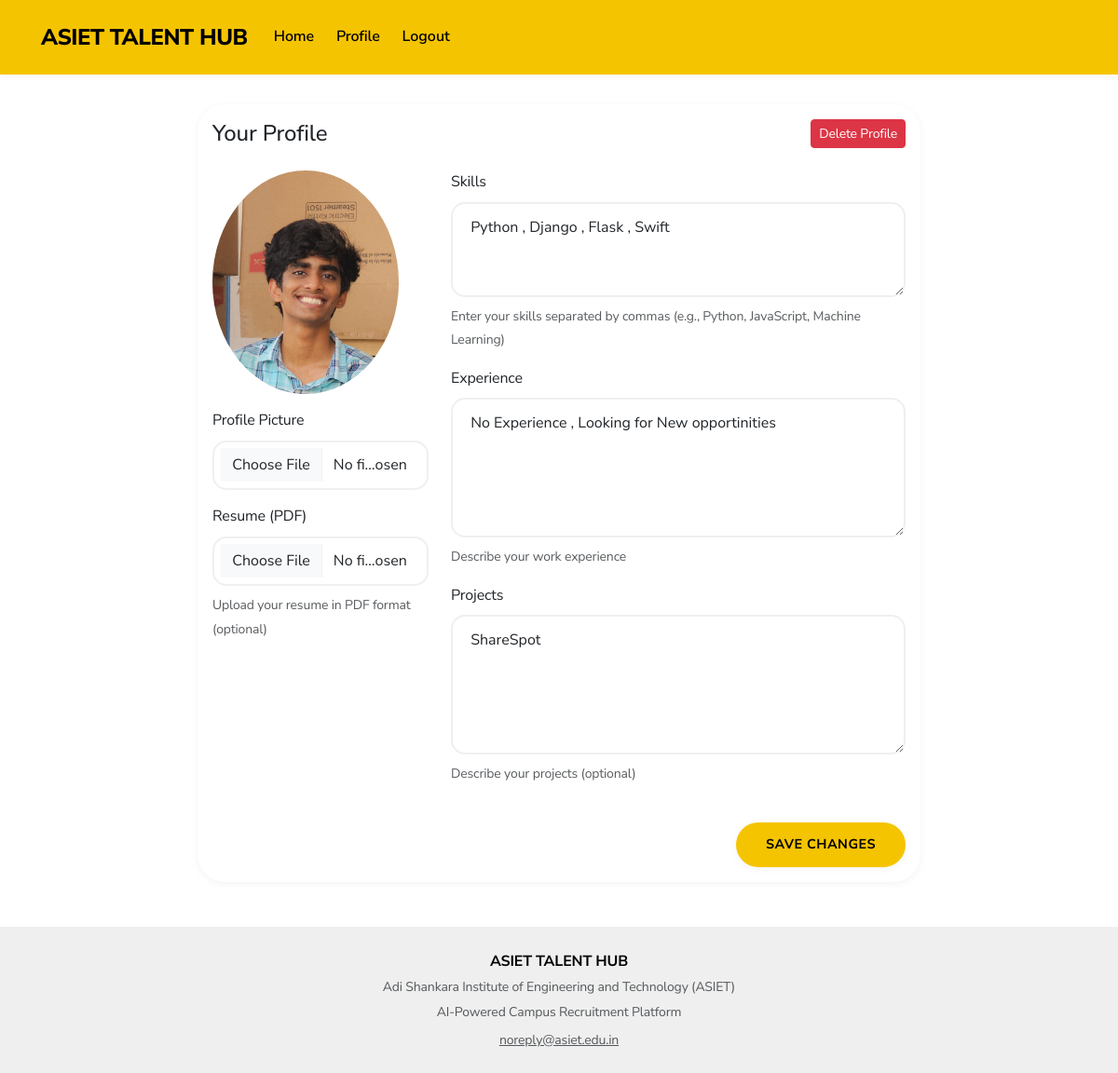
/profile/ (signed in), run on the app's committed database.
### core/models.py (models this page shows, shortened)
class Student(models.Model):
    user = models.OneToOneField(User, on_delete=models.CASCADE)
    skills = models.TextField(blank=True, default='')
    experience = models.TextField(blank=True, default='')
    projects = models.TextField(blank=True, null=True)
    resume = models.FileField(upload_to='resumes/', blank=True, null=True)
    profile_picture = models.ImageField(upload_to='profile_pics/', blank=True, null=True)
    created_at = models.DateTimeField(default=timezone.now)
    updated_at = models.DateTimeField(auto_now=True)

### core/views.py (the view)
# urls.py: path('profile/', views.profile, name='profile'),
@login_required
def profile(request):
    student, _ = Student.objects.get_or_create(user=request.user)
    if request.method == 'POST':
        form = StudentProfileForm(request.POST, request.FILES, instance=student)
        if form.is_valid():
            try:
                form.save()
                messages.success(request, 'Profile updated successfully!')
                return redirect('profile')
            except Exception as e:
                messages.error(request, f'Error updating profile: {str(e)}')
        else:
            if form.errors:
                messages.error(request, 'Please correct the errors below.')
    else:
        form = StudentProfileForm(instance=student)
    return render(request, 'core/profile.html', {'form': form, 'student': student})

### core/context_processors.py (called while the page is built)
def site_branding(request):
    from django.conf import settings
    return {
        'SITE_NAME': settings.SITE_NAME,
        'SITE_SHORT_NAME': settings.SITE_SHORT_NAME,
        'SITE_DESCRIPTION': settings.SITE_DESCRIPTION,
        'SITE_COLLEGE': settings.SITE_COLLEGE,
        'SITE_COLLEGE_SHORT': settings.SITE_COLLEGE_SHORT,
        'SITE_TAGLINE': settings.SITE_TAGLINE,
        'SITE_EMAIL': settings.DEFAULT_FROM_EMAIL,
    }

### templates/core/profile.html (shortened to what this page needs)
{% extends 'base.html' %}
{% block content %}
<div class="row justify-content-center">
    <div class="col-md-8">
        <div class="card">
            <div class="card-body">
                <div class="d-flex justify-content-between align-items-center mb-4">
                    <h4 class="card-title mb-0">Your Profile</h4>
                    <a href="{% url 'delete_profile' %}" class="btn btn-danger btn-sm"
                       onclick="return confirm('Are you sure you want to delete your profile? This action cannot be undone.')">
                        Delete Profile
                    </a>
                </div>
                <form method="post" enctype="multipart/form-data">
                    <div class="row mb-4">
                        <div class="col-md-4">
                            {% if student.profile_picture %}
                                <img src="{{ student.profile_picture.url }}" alt="Profile Picture"
                                     class="img-fluid rounded-circle mb-3" style="max-width: 200px;">
                            {% endif %}
                            <div class="mb-3">
                                <label for="{{ form.profile_picture.id_for_label }}" class="form-label">
                                    Profile Picture
                                </label>
                                {{ form.profile_picture }}
                            </div>
                            <div class="mb-3">
                                <label for="{{ form.resume.id_for_label }}" class="form-label">
                                    Resume (PDF)
                                </label>
                                {{ form.resume }}
                                {% if form.resume.help_text %}
                                    <small class="form-text text-muted">{{ form.resume.help_text }}</small>
                                {% endif %}
                            </div>
                        </div>
                        <div class="col-md-8">
                            <div class="mb-3">
                                <label for="{{ form.skills.id_for_label }}" class="form-label">Skills</label>
                                {{ form.skills }}
                                {% if form.skills.help_text %}
                                    <small class="form-text text-muted">{{ form.skills.help_text }}</small>
                                {% endif %}
                            </div>
                            <div class="mb-3">
                                <label for="{{ form.experience.id_for_label }}" class="form-label">Experience</label>
                                {{ form.experience }}
                                {% if form.experience.help_text %}
                                    <small class="form-text text-muted">{{ form.experience.help_text }}</small>
                                {% endif %}
                            </div>
                            <div class="mb-3">
                                <label for="{{ form.projects.id_for_label }}" class="form-label">Projects</label>
                                {{ form.projects }}
                                {% if form.projects.help_text %}
                                    <small class="form-text text-muted">{{ form.projects.help_text }}</small>
                                {% endif %}
                            </div>
                        </div>
                    </div>
                    <div class="text-end">
                        <button type="submit" class="btn btn-primary">Save Changes</button>
                    </div>
                </form>
            </div>
        </div>
    </div>
</div>
{% endblock %}

### templates/base.html (shortened to what this page needs)
<!DOCTYPE html>
<html lang="en">
<head>
    <link href="https://cdn.jsdelivr.net/npm/bootstrap@5.3.0/dist/css/bootstrap.min.css" rel="stylesheet">
</head>
<body>
    <nav class="navbar navbar-expand-lg">
        <div class="container-fluid">
            <a class="navbar-brand" href="{% url 'home' %}">{{ SITE_NAME }}</a>
            <div class="collapse navbar-collapse" id="navbarNav">
                <ul class="navbar-nav me-auto">
                    <li class="nav-item">
                        <a class="nav-link" href="{% url 'home' %}">Home</a>
                    </li>
                    {% if user.is_authenticated %}
                        <li class="nav-item">
                            <a class="nav-link" href="{% url 'profile' %}">Profile</a>
                        </li>
                        <li class="nav-item">
                            <form method="post" action="{% url 'logout' %}" class="logout-form">
                                <button type="submit" class="nav-link logout-btn">Logout</button>
                            </form>
                        </li>
                    {% endif %}
                </ul>
            </div>
        </div>
    </nav>
    <div class="container">
        {% block content %}
        {% endblock %}
    </div>
    <footer class="site-footer mt-5 py-4">
        <div class="container-fluid text-center">
            <p class="mb-1 fw-bold">{{ SITE_NAME }}</p>
            <p class="mb-1 text-muted small">{{ SITE_COLLEGE }}</p>
            <p class="mb-0 text-muted small">{{ SITE_TAGLINE }}</p>
            <p class="mb-0 text-muted small mt-2">
                <a href="mailto:{{ SITE_EMAIL }}" class="text-muted">{{ SITE_EMAIL }}</a>
            </p>
        </div>
    </footer>
</body>
</html>

### templates/base.html (style rules this page uses)
:root { --bumble-yellow: #F5C400; --bumble-yellow-light: #FFDF80; --bumble-yellow-dark: #E6B800; --bumble-black: #000000; --bumble-dark-gray: #333333; --bumble-gray: #757575; --bumble-light-gray: #EFEFEF; --bumble-white: #FFFFFF; --primary-color: var(--bumble-yellow); --secondary-color: var(--bumble-black); --accent-color: var(--bumble-yellow-dark); --background-color: var(--bumble-white); --card-background: var(--bumble-white); --text-color: var(--bumble-black); --text-light: var(--bumble-gray); --border-color: var(--bumble-light-gray); --shadow-sm: 0 2px 8px rgba(0,0,0,0.05); --shadow-md: 0 4px 12px rgba(0,0,0,0.08); --border-radius: 30px; --transition-speed: 0.3s; }
body { font-family: 'Nunito Sans', -apple-system, BlinkMacSystemFont, 'Segoe UI', Roboto, Helvetica, Arial, sans-serif; color: var(--text-color); background-color: var(--background-color); line-height: 1.6; font-weight: 400; letter-spacing: -0.01em; }
.navbar { background: var(--bumble-yellow); padding: 1rem 2rem; box-shadow: var(--shadow-sm); }
.navbar-brand { color: var(--bumble-black) !important; font-weight: 800; letter-spacing: -0.02em; font-size: 1.5rem; }
.nav-link { color: var(--bumble-black) !important; font-weight: 600; transition: all var(--transition-speed); padding: 0.5rem 1rem; border-radius: 20px; margin: 0 0.25rem; }
.container { max-width: 1200px; margin: 2rem auto; }
.card { border: none; border-radius: var(--border-radius); background-color: var(--card-background); box-shadow: var(--shadow-sm); transition: all var(--transition-speed); overflow: hidden; }
.btn-primary { background-color: var(--bumble-yellow); border: none; border-radius: 30px; padding: 0.8rem 2rem; font-weight: 700; transition: all var(--transition-speed); box-shadow: var(--shadow-sm); color: var(--bumble-black); text-transform: uppercase; letter-spacing: 0.5px; font-size: 0.9rem; }
.logout-form { display: inline; }
.logout-btn { background: none; border: none; color: var(--bumble-black) !important; padding: 0.5rem 1rem; cursor: pointer; font-weight: 600; transition: all var(--transition-speed); border-radius: 20px; }
.form-control { border-radius: 15px; border: 2px solid var(--border-color); padding: 0.8rem 1.2rem; transition: all var(--transition-speed); font-size: 1rem; }
.site-footer { background-color: var(--bumble-light-gray); border-top: 1px solid var(--border-color); }

### templates/core/profile.html (style rules this page uses)
.form-control { margin-bottom: 0.5rem; }
textarea.form-control { resize: vertical; }

### data on the page
Student: profile_picture (picture), skills "Python , Django , Flask , Swift", experience "No Experience , Looking for New opportinities", projects "ShareSpot"

### other printed values
{{ SITE_NAME }} "ASIET TALENT HUB"
{{ SITE_COLLEGE }} "Adi Shankara Institute of Engineering and Technology (ASIET)"
{{ SITE_TAGLINE }} "AI-Powered Campus Recruitment Platform"
{{ SITE_EMAIL }} "noreply@asiet.edu.in"
